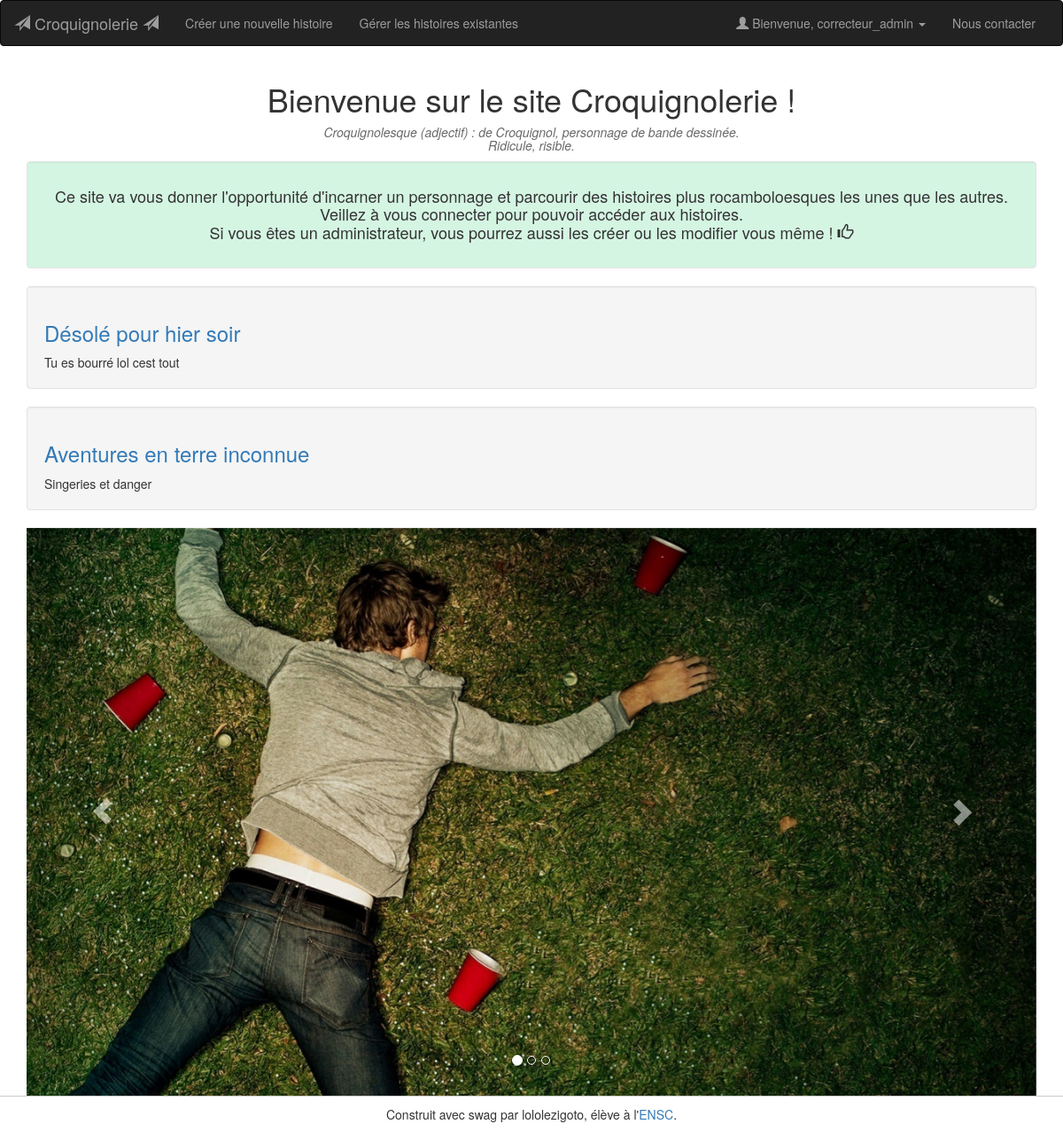
Page /index.php (signed in) on the earlier database version.
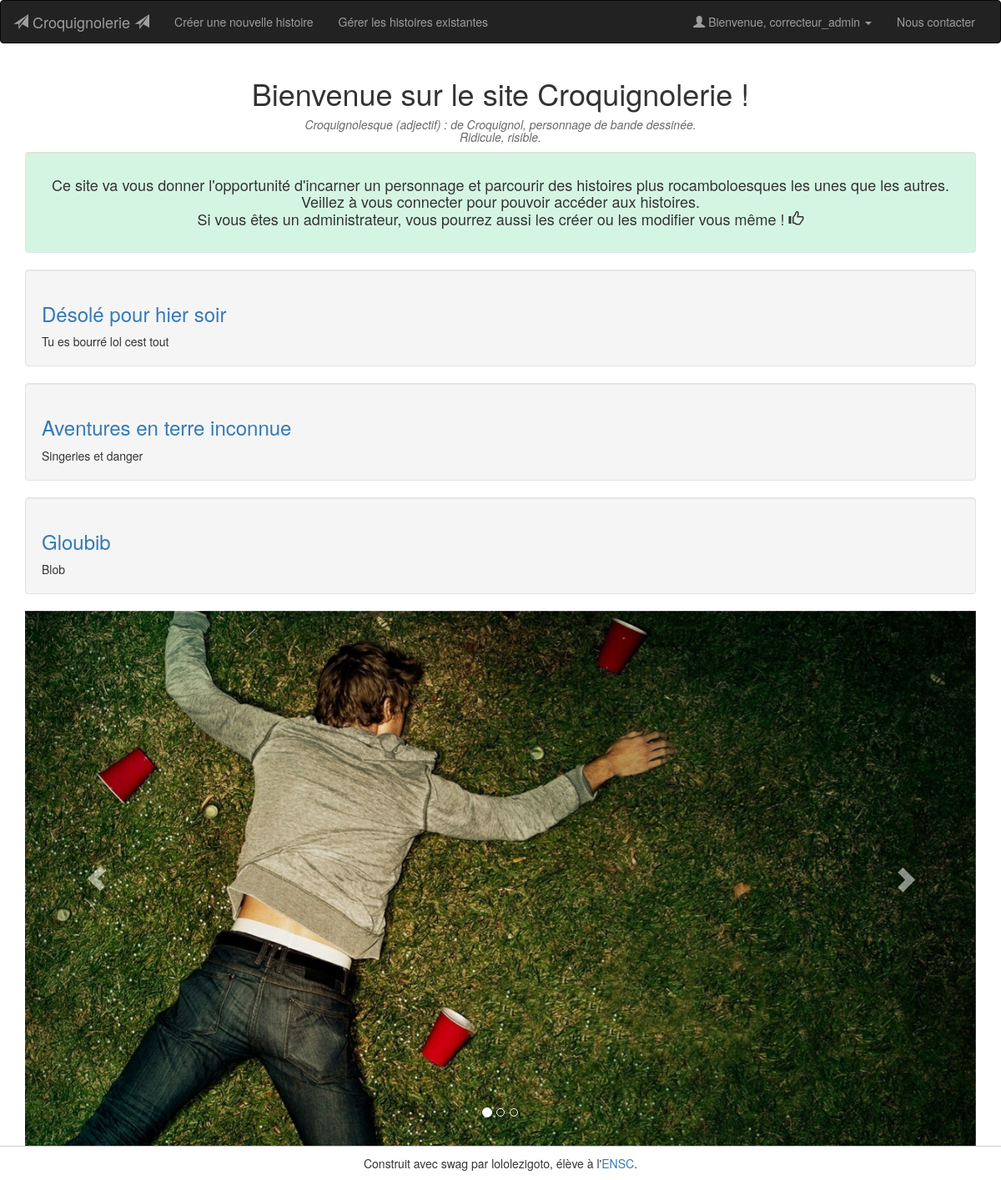
Same page on the later database version.
### tables this page shows
CREATE TABLE `histoires` (
  `id_histoire` int(11) NOT NULL,
  `nom_histoire` varchar(100) DEFAULT NULL,
  `description_histoire` text,
  `image_histoire` varchar(100) DEFAULT NULL,
  `id_first_page` int(11) DEFAULT '1',
  `nb_parties` int(11) DEFAULT '0',
  `nb_victoires` int(11) NOT NULL DEFAULT '0',
  `nb_echecs` int(11) NOT NULL DEFAULT '0',
  `isHidden` tinyint(1) NOT NULL DEFAULT '0'
);

### index.php (the view, shortened to what this page needs)
<!doctype html>
<html>
<head>
    <link href="lib/bootstrap/css/bootstrap.min.css" rel="stylesheet">
    <link href="css/style.css" rel="stylesheet">
</head>
<body>
<?php
require_once("includes/connect.php");
if(!empty($_SESSION['user']))
    require_once("includes/navbar_connected.php");
else
    require_once("includes/navbar.php");
    $nbhistoire = $response->rowCount(); ?>
<div class="container">
<header>
  <h1 class="center">Bienvenue sur le site Croquignolerie !</h1>
  <h5 class="def"> <em>Croquignolesque (adjectif) : de Croquignol, personnage de bande dessinée. <br/>
  Ridicule, risible.</em></h5>
    <div class="well" style="background-color: #D5F5E3;" >
  <h4 class="center">Ce site va vous donner l'opportunité d'incarner un personnage et parcourir des histoires plus rocamboloesques les unes que les autres.
      <br/>
      Veillez à vous connecter pour pouvoir accéder aux histoires. <br/>
      Si vous êtes un administrateur, vous pourrez aussi les créer ou les modifier vous même !  <span class ="glyphicon glyphicon-thumbs-up"> </span>
  </h4>
</header>
<?php
    $maRequete = "SELECT * FROM histoires";
    $response = $BDD->query($maRequete);
    $tab = $response->fetchAll();
    foreach ($tab as $key => $ligne) {
        $id = $ligne["id_histoire"];
        $title = $ligne["nom_histoire"];
        $des_courte = $ligne["description_histoire"];
        $isHidden=$ligne["isHidden"];
        ?>
<article>
            <?php
            if($isHidden==0)
            {
              if(!empty($_SESSION['user'])) {?>
                <div class="well"     >
                <h3><a class="link" href="histoire.php?id=<?=$id?>"><?=$title ?></a></h3>
            <?php
                echo $des_courte; ?>
            </div>
                <?php } else {?>
                <h3><?=$title ?></h3>
            <p class="movieContent"><?= $des_courte?></p>
            <?php
            }
            ?>
</article>
<?php }
}?>
</div>
<div class="container">
<div data-ride="carousel" class="carousel slide" id="carousel-example-generic">
      <ol class="carousel-indicators">
        <li class="active" data-slide-to="0" data-target="#carousel-example-generic"></li>
        <li data-slide-to="1" data-target="#carousel-example-generic" class=""></li>
        <li data-slide-to="2" data-target="#carousel-example-generic" class=""></li>
      </ol>
      <div class="carousel-inner">
        <div class="item active">
          <img alt="First slide" data-src="holder.js/900x500/auto/#777:#555/text:First slide" src="images/defonce.jpg">
        </div>
      </div>
      <a data-slide="prev" href="#carousel-example-generic" class="left carousel-control">
        <span class="glyphicon glyphicon-chevron-left"></span>
      </a>
      <a data-slide="next" href="#carousel-example-generic" class="right carousel-control">
        <span class="glyphicon glyphicon-chevron-right"></span>
      </a>
    </div>
</div>
</body>
</html>
        <footer class="footer">
    Construit avec swag par lololezigoto, élève à l'<a href="https://www.ensc.fr">ENSC</a>.
</footer>    </div>
<script src="lib/bootstrap/js/bootstrap.min.js"></script></body>
</html>

### includes/navbar_connected.php (shortened to what this page needs)
<nav class="navbar fixed-top navbar-inverse">
  <div class="container-fluid">
    <div class="navbar-header">
      <a class="navbar-brand" href="index.php"> <span class="glyphicon glyphicon-send"></span> Croquignolerie <span class="glyphicon glyphicon-send"></span>
      </a>
    </div>
    <div class="collapse navbar-collapse" id="navbar-collapse-target">
                    <?php
                    if(isset($_SESSION['isAdmin']))
                        if($_SESSION['isAdmin']==1){?>
                                        <ul class="nav navbar-nav">
                                <li><a href="histoire_add.php">Créer une nouvelle histoire</a></li>
                            </ul>
                            <ul class="nav navbar-nav">
                                <li><a href="all_histoires_admin.php">Gérer les histoires existantes</a></li>
                            </ul>
                        <?php } ?>
                                <ul class="nav navbar-nav navbar-right">
                                            <li class="dropdown">
                                <a href="#" class="dropdown-toggle" data-toggle="dropdown">
                                    <span class="glyphicon glyphicon-user"></span> Bienvenue, <?= $_SESSION['user']?> <b class="caret"></b>
                                </a>
                                <li><a href="contact.php">Nous contacter</a></li>
                            </li>
                                    </ul>
                </div>
  </div>
</nav>

### css/style.css (style rules this page uses)
.footer { border-top: 1px solid #ccc; padding-top: 10px; margin-bottom: 10px; text-align: center; }
.center { text-align: center; }
.def { text-align: center; color: dimgray; }

Differences in the rows shown:
now on this page (row edited): histoires: nom_histoire "Gloubib", description_histoire "Blob"
